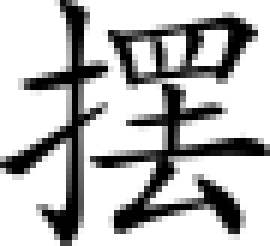
%> input picture misc/pendulum.png, 45 x 41 px (shown 6 times larger)
$ octave useless01.m   (GNU Octave 9; MATLAB toolbox functions it lacks are replaced by stand-ins)
%> lines starting %> are read from the running program, lines starting %| are printed output that depends on the picture; in (x1, y1, x2, y2) boxes, pixels count from 0 and x2, y2 are one past the last pixel; in counts of white or black regions, pixels touching at a corner belong together; the program's own positions count from 1
% 花式摆烂

% XiaoCY 2022-01-13

%%
clear;clc
close all

% read figure as gray
pic1 = im2gray(imread('pendulum.png'));
%> pic1: size 41x45 uint8; min 0, max 255, mean 187.1
pic2 = im2gray(imread('messy.png'));
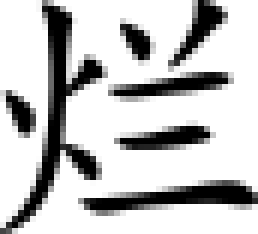
%> input picture misc/messy.png, 43 x 39 px (shown 6 times larger)
%> pic2: size 39x43 uint8; min 0, max 255, mean 195.7

% index of pixels where there are words
idx1 = ~imbinarize(pic1);
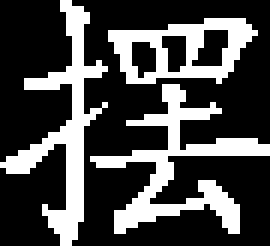
%> idx1: size 41x45 logical (shown 6 times larger); 28.5% white in thin lines or dots
idx2 = ~imbinarize(pic2);
%> idx2: size 39x43 logical; 24% white; 7 white regions, largest, box (x1, y1, x2, y2) and area: (0, 0, 17, 39) 158, (14, 30, 43, 36) 81, (18, 12, 38, 16) 46

%% black
idxb = kron(idx1,idx2);
idxw = ~idxb;
picBlack = uint8(idxw*255);

figure('WindowStyle','normal')
imshow(picBlack)

%% colored (complete)
[w,h] = size(idxb);
%> w = 1599; h = 1935

picColored1 = uint8(zeros(w,h,3));
for k = 1:3
    C = randi(255,w,h);
    C(idxw) = 255;
    picColored1(:,:,k) = C;
end
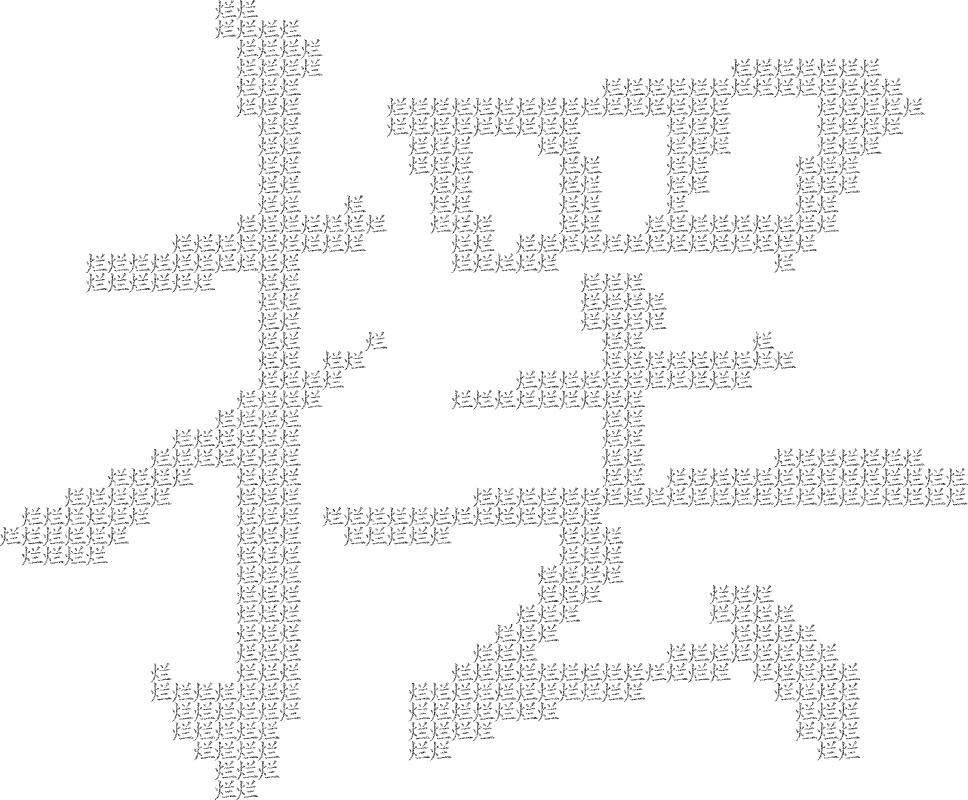
%> C: size 1599x1935 double (shown at 1/2 size); min 1, max 255, mean 246.3

figure('WindowStyle','normal')
imshow(picColored1)

%% colored (per word)
[w1,h1] = size(idx1);
%> w1 = 41; h1 = 45
picColored2 = uint8(zeros(w,h,3));
for k = 1:3
    C = randi(255,w1,h1);
    C(~idx1) = 0;
    picColored2(:,:,k) = 255-kron(uint8(C),uint8(idx2));
end
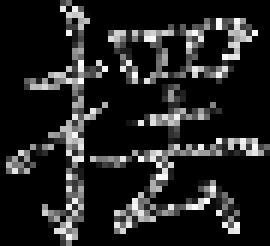
%> C: size 41x45 double (shown 6 times larger); min 0, max 255, mean 35
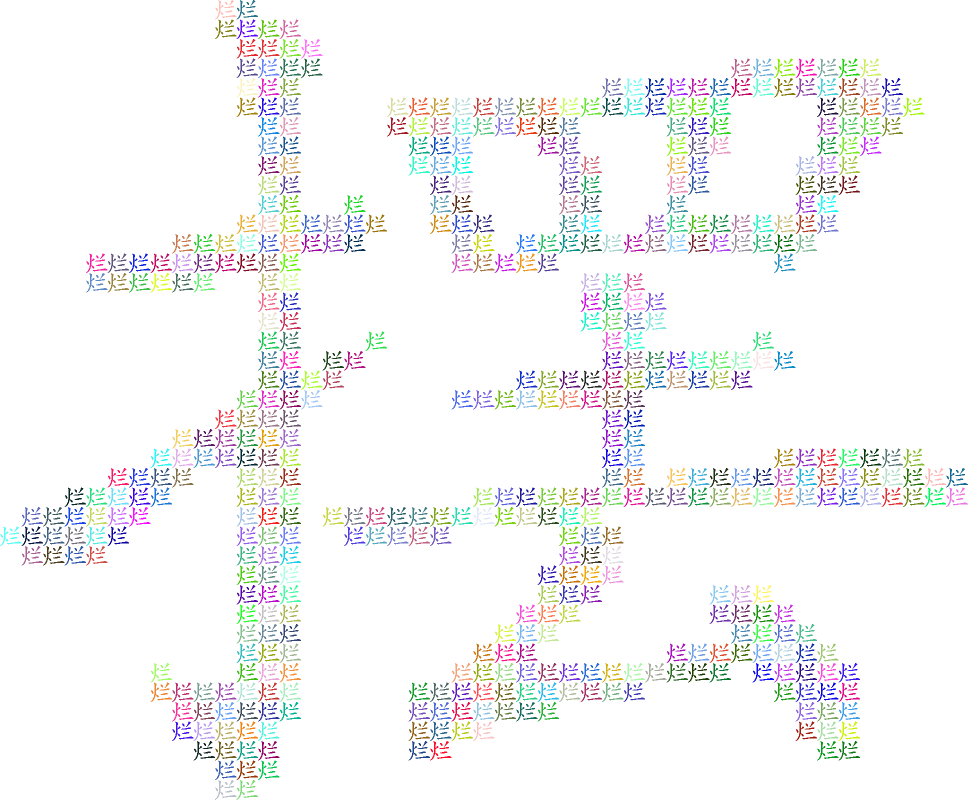
%> picColored2: size 1599x1935x3 uint8 (shown at 1/2 size); mean R, G, B 246, 246.3, 246.6
figure('WindowStyle','normal')
imshow(picColored2)

%% shine
Ts = 0.1;
nFrame = 20;
filename = 'fuckit.gif';

[w1,h1] = size(idx1);
picColored2 = uint8(zeros(w,h,3));
figure('WindowStyle','normal')
%> (the run ends here)
